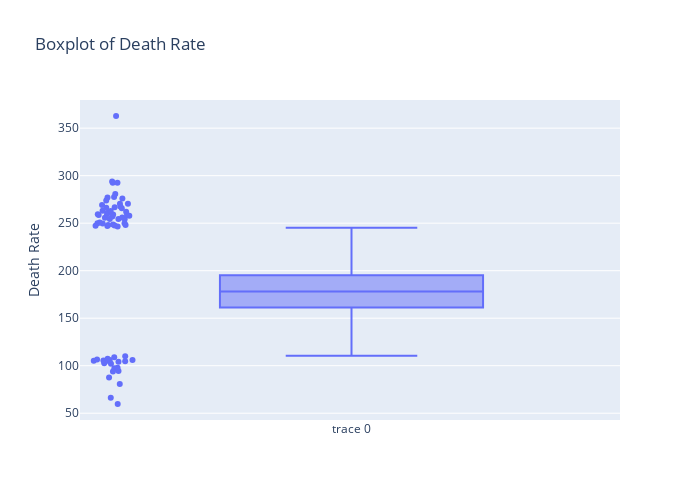

Notebook cell for this chart:
### Markdown cell above
### It can be seen that there are outliers in the data

### Code cell
import plotly.graph_objects as go
import pandas as pd

fig = go.Figure(data=[go.Box(y=df['target_deathrate'], boxpoints='outliers', jitter=0.2, pointpos=-1.8)])
fig.update_layout(
    title='Boxplot of Death Rate',
    yaxis_title='Death Rate',
    width=700,
    height=500)
fig.show()

### Figure 1 — Plotly figure (JSON) as saved in the notebook; plotly's stock layout.template omitted (floating-point values rounded to 4 significant figures; data arrays with more than 128 entries replaced by an {"elided": "..."} marker saying what was removed)
{"data": [{"boxpoints": "outliers", "jitter": 0.2, "pointpos": -1.8, "type": "box", "y": {"elided": "3047 float values"}}], "layout": {"height": 500, "title": {"text": "Boxplot of Death Rate"}, "width": 700, "yaxis": {"title": {"text": "Death Rate"}}}}
